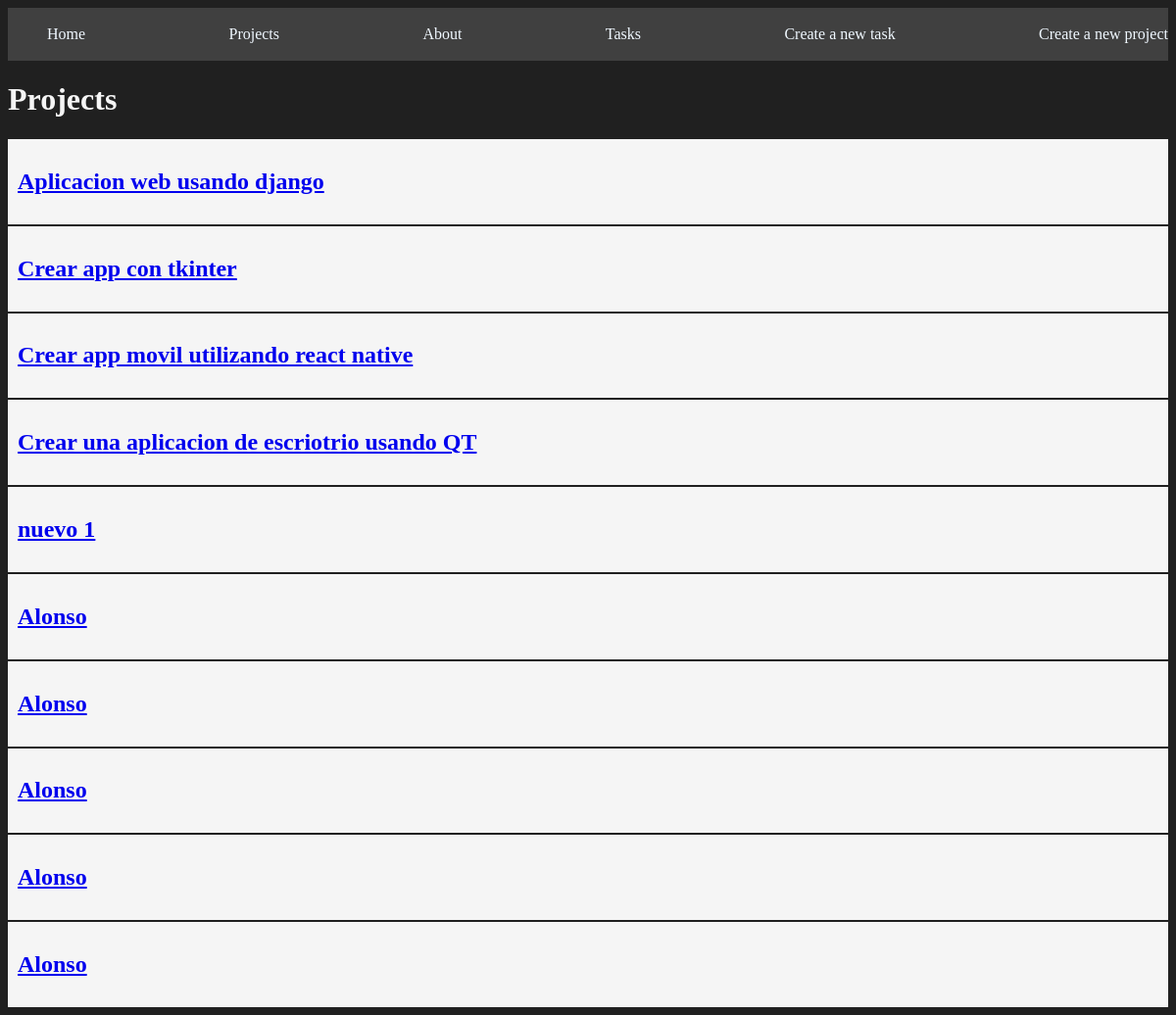
/projects/, run on the app's committed database.
### myapp/models.py (models this page shows, shortened)
class Project(models.Model):
    name = models.CharField(max_length=200)

### myapp/views.py (the view)
# urls.py: path('projects/', views.projects, name="projects"),
def projects(request):
    projects = Project.objects.all()
    return render(request, 'projects/projects.html', {
        'projects': projects
    })

### myapp/templates/projects/projects.html
{% extends 'layouts/base.html' %}
{% block content %}
<h1>Projects</h1>
   {% for project in projects %}
   <article class="card">
      <a href="{% url 'project_detail' project.id %}">
         <h1>{{project.name}}</h1>
   </article>
   {%endfor%}
{% endblock  %}

### myapp/static/styles/main.css (style rules this page uses)
body { background: #202020; color: whitesmoke; }
.card { background: whitesmoke; color: #202020; padding: 10px; margin-bottom: 2px; }

### data on the page
Project: name "Aplicacion web usando django"
Project: name "Crear app con tkinter"
Project: name "Crear app movil utilizando react native"
Project: name "Crear una aplicacion de escriotrio usando QT"
Project: name "nuevo 1"
Project: name "Alonso"
Project: name "Alonso"
Project: name "Alonso"
Project: name "Alonso"
Project: name "Alonso"
